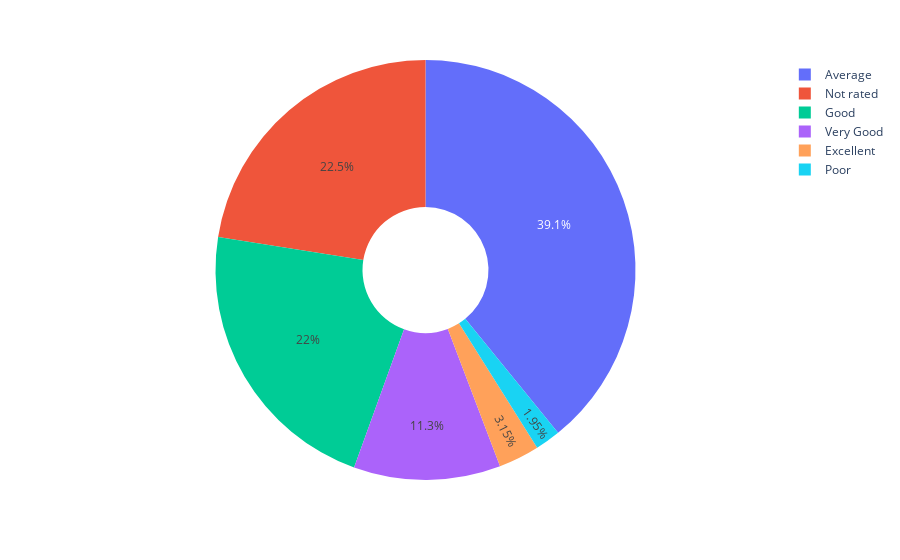

Notebook cell for this chart:
### Code cell
fig = px.pie(data_frame= ratings, values='Rating count', names='Rating text' , hole = 0.3)
fig.show()

### Figure 1 — Plotly figure (JSON) as saved in the notebook; plotly's stock layout.template omitted (floating-point values rounded to 4 significant figures)
{"data": [{"domain": {"x": [0, 1], "y": [0, 1]}, "hole": 0.3, "hovertemplate": "Rating text=%{label}<br>Rating count=%{value}<extra></extra>", "labels": ["Not rated", "Poor", "Poor", "Poor", "Poor", "Poor", "Poor", "Poor", "Average", "Average", "Average", "Average", "Average", "Average", "Average", "Average", "Average", "Average", "Good", "Good", "Good", "Good", "Good", "Very Good", "Very Good", "Very Good", "Very Good", "Very Good", "Excellent", "Excellent", "Excellent", "Excellent", "Excellent"], "legendgroup": "", "name": "", "showlegend": true, "type": "pie", "values": [2148, 1, 2, 7, 15, 27, 47, 87, 110, 191, 250, 315, 381, 468, 519, 522, 483, 498, 480, 458, 427, 400, 335, 266, 274, 221, 174, 144, 95, 78, 42, 25, 61]}], "layout": {"legend": {"tracegroupgap": 0}, "margin": {"t": 60}}}
